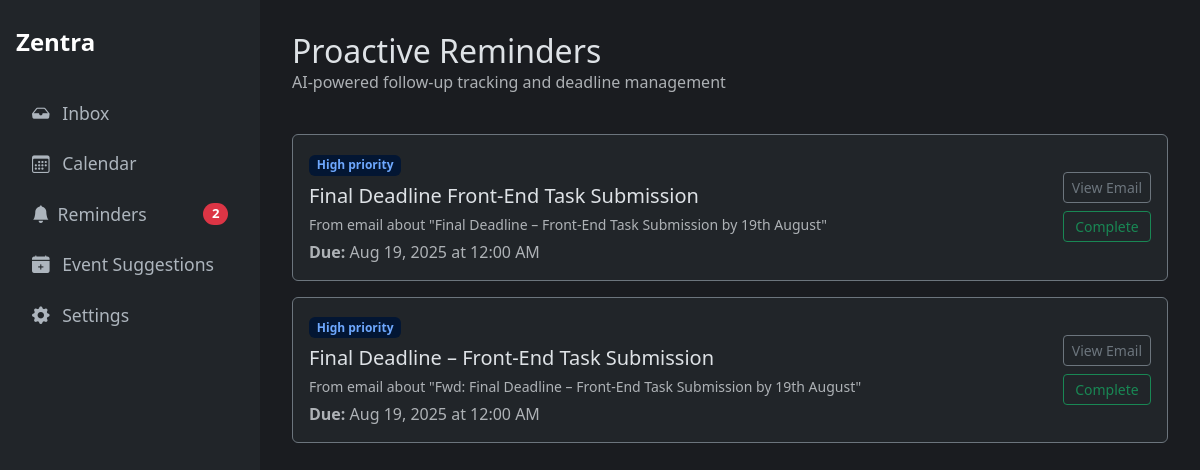
The app's page /reminders, older data.
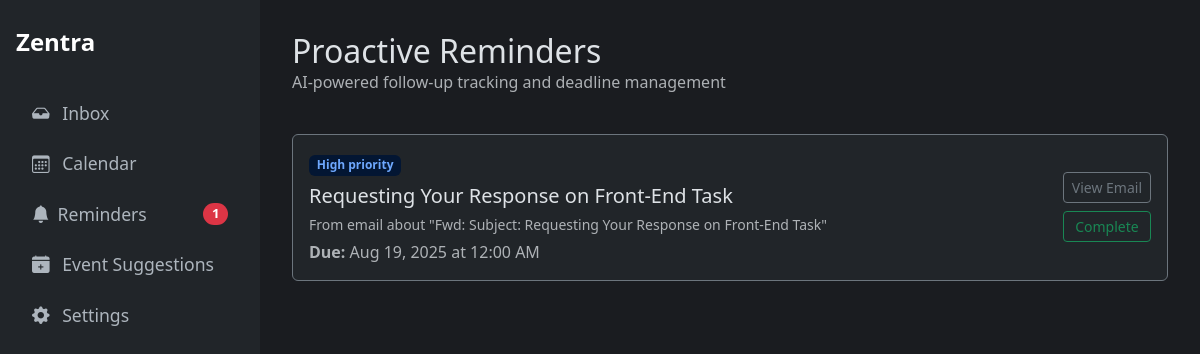
The same page, newer data.
### tables this page shows
CREATE TABLE reminders (
    id INTEGER PRIMARY KEY AUTOINCREMENT,
    created_at TIMESTAMP NOT NULL DEFAULT CURRENT_TIMESTAMP,
    summary TEXT NOT NULL,
    due_date TEXT NOT NULL,
    status TEXT NOT NULL DEFAULT 'active', -- active, completed
    source_email_id INTEGER,
    FOREIGN KEY (source_email_id) REFERENCES classifications (id)
);

CREATE TABLE classifications (
    id INTEGER PRIMARY KEY AUTOINCREMENT,
    gmail_message_id TEXT UNIQUE NOT NULL, -- NEW: Added unique message ID
    created_at TIMESTAMP NOT NULL DEFAULT CURRENT_TIMESTAMP,
    subject TEXT NOT NULL,
    sender TEXT NOT NULL,
    body TEXT,
    category TEXT,
    confidence REAL,
    priority_analysis TEXT,
    category_reason TEXT,
    summary TEXT,
    important_terms TEXT,
    response_draft TEXT
);

### Oauth.py (the view)
@app.route("/reminders")
def reminders_view():
    reminders_raw = database.get_reminders(status='active')
    reminders = []
    now = datetime.now()
    for r in reminders_raw:
        try:
            reminder = dict(r)
            due_date = parse(r['due_date'])
            reminder['due_date_formatted'] = due_date.strftime("%b %d, %Y at %I:%M %p")
            classification = database.get_classification_by_id(r['source_email_id'])
            reminder['email_subject'] = classification['subject'] if classification else "Unknown"
            reminder['is_overdue'] = due_date < now
            reminders.append(reminder)
        except Exception as e:
            print(f"Error processing reminder {r['id']}: {e}")
            continue
    return render_template("reminders.html", reminders=reminders)

### Oauth.py (called while the page is built)
@app.context_processor
def inject_counts():
    pending_reminders_count = database.get_pending_reminders_count()
    return dict(pending_reminders_count=pending_reminders_count)

### database.py (called while the page is built)
def get_db_connection():
    conn = sqlite3.connect(DATABASE_FILE, timeout=10)
    conn.row_factory = sqlite3.Row
    return conn

def get_classification_by_id(classification_id):
    conn = get_db_connection()
    classification = conn.execute(
        'SELECT * FROM classifications WHERE id = ?', (classification_id,)
    ).fetchone()
    conn.close()
    return classification

def get_reminders(status='active'):
    conn = get_db_connection()
    reminders = conn.execute(
        "SELECT * FROM reminders WHERE status = ? ORDER BY due_date ASC", (status,)
    ).fetchall()
    conn.close()
    return reminders

def get_pending_reminders_count():
    conn = get_db_connection()
    count = conn.execute(
        "SELECT COUNT(id) FROM reminders WHERE status = 'active'"
    ).fetchone()[0]
    conn.close()
    return count

### templates/reminders.html (shortened to what this page needs)
{% extends "layout.html" %}
{% block content %}
<div class="d-flex justify-content-between align-items-center mb-4">
  <div>
    <h1 class="h2 mb-0">Proactive Reminders</h1>
    <p class="text-muted">AI-powered follow-up tracking and deadline management</p>
  </div>
</div>
{% for item in reminders %}
<div class="card mb-3 bg-dark {% if item.is_overdue %}border-danger{% else %}border-secondary{% endif %}">
    <div class="card-body">
        <div class="d-flex align-items-center">
            <div class="flex-grow-1">
                <div class="mb-2">
                    <span class="badge {% if item.is_overdue %}bg-danger-subtle text-danger-emphasis{% else %}bg-primary-subtle text-primary-emphasis{% endif %}">High priority</span>
                </div>
                <h5 class="mb-1">{{ item.summary }}</h5>
                <p class="mb-1 text-muted"><small>From email about "{{ item.email_subject }}"</small></p>
                <p class="mb-0 text-muted"><strong>Due:</strong> {{ item.due_date_formatted }}</p>
            </div>
            <div class="ms-3 d-grid gap-2">
                <a href="/classification/{{ item.source_email_id }}" class="btn btn-outline-secondary btn-sm">View Email</a>
                <a href="/complete_reminder/{{ item.id }}" class="btn btn-outline-success btn-sm">Complete</a>
            </div>
        </div>
    </div>
</div>
{% else %}
<div class="alert alert-success text-center">
    <i class="bi bi-check2-circle fs-1"></i>
    <h4 class="alert-heading mt-2">All Caught Up!</h4>
    <p>You have no pending reminders.</p>
</div>
{% endfor %}
{% endblock %}

Row changes from the older to the newer data that the page shows:
removed classifications: email_subject "Final Deadline – Front-End Task Submission by 19th August"
removed reminders: summary "Final Deadline – Front-End Task Submission"
removed classifications: email_subject "Fwd: Final Deadline – Front-End Task Submission by 19th August"
now on this page (row edited): classifications: email_subject "Fwd: Subject: Requesting Your Response on Front-End Task"
Text that changed along with them:
{{ pending_reminders_count }}: "2" → "1"
new list line: "High priority From email about \" \" Due: Aug 19, 2025 at 12:00 AM View Email Complete"
new list line: "Requesting Your Response on Front-End Task"
list line gone: "High priority From email about \" \" Due: Aug 19, 2025 at 12:00 AM View Email Complete"
list line gone: "Final Deadline Front-End Task Submission"
